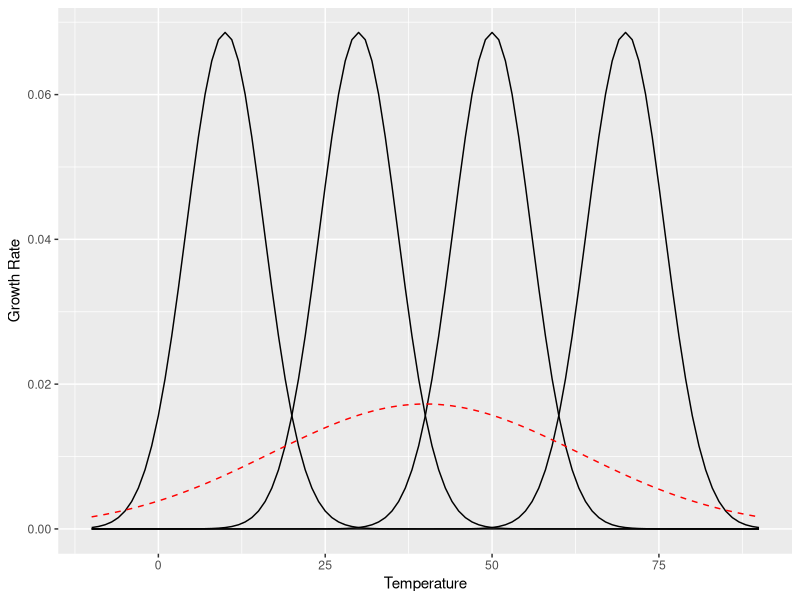
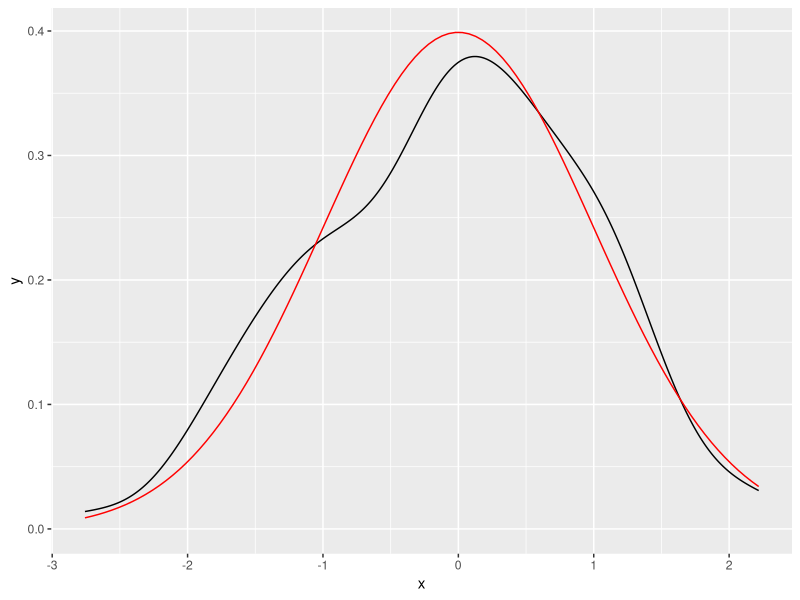
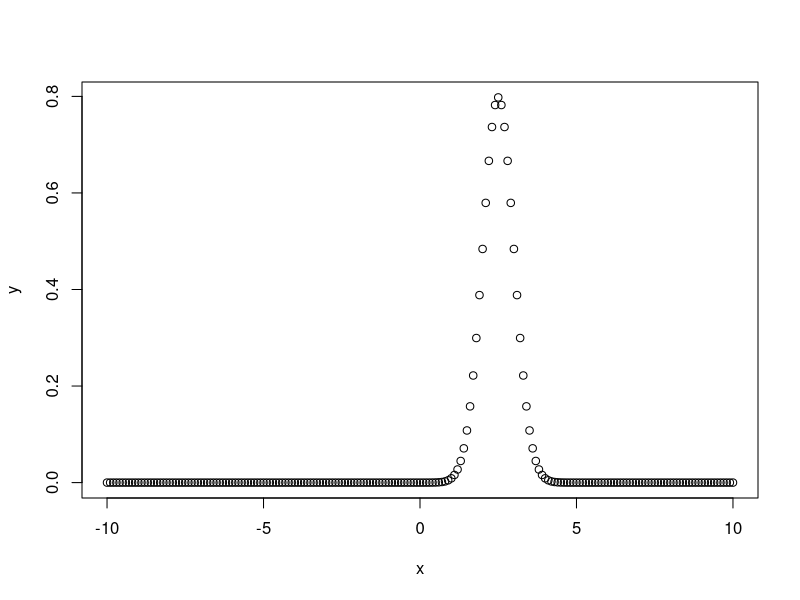
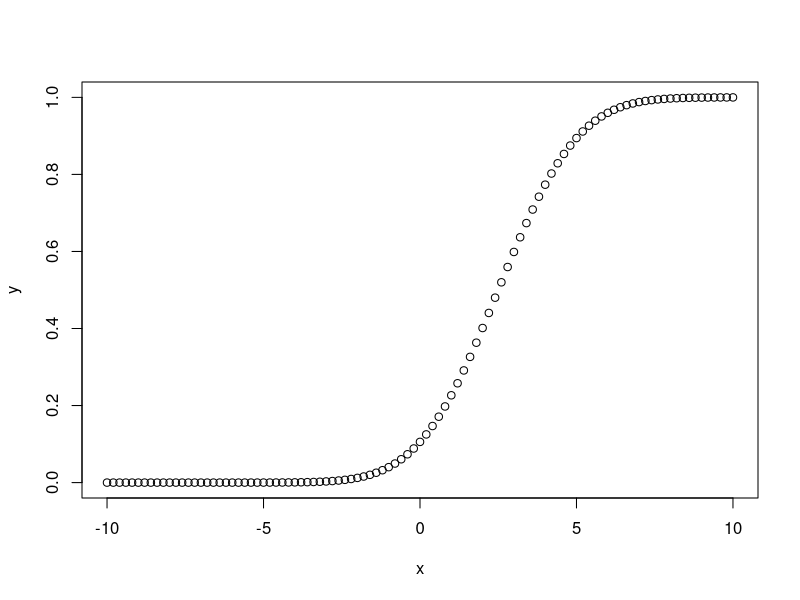
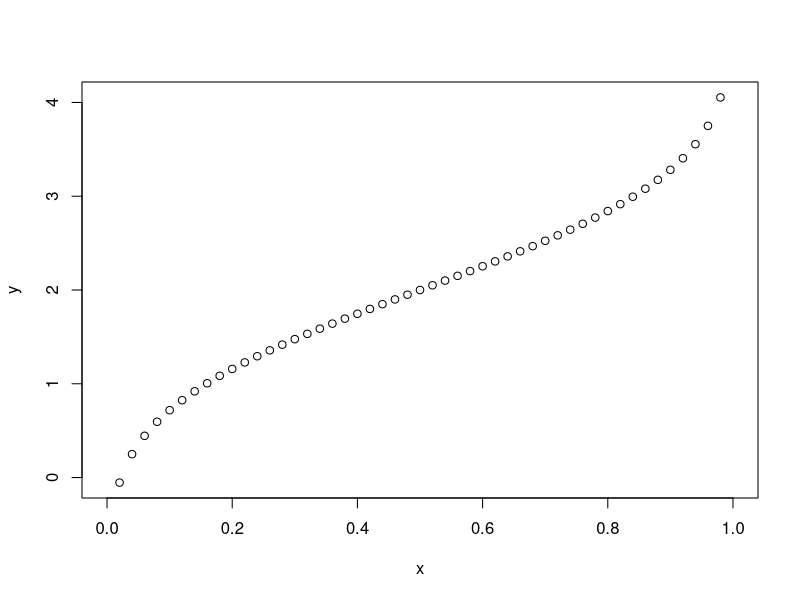
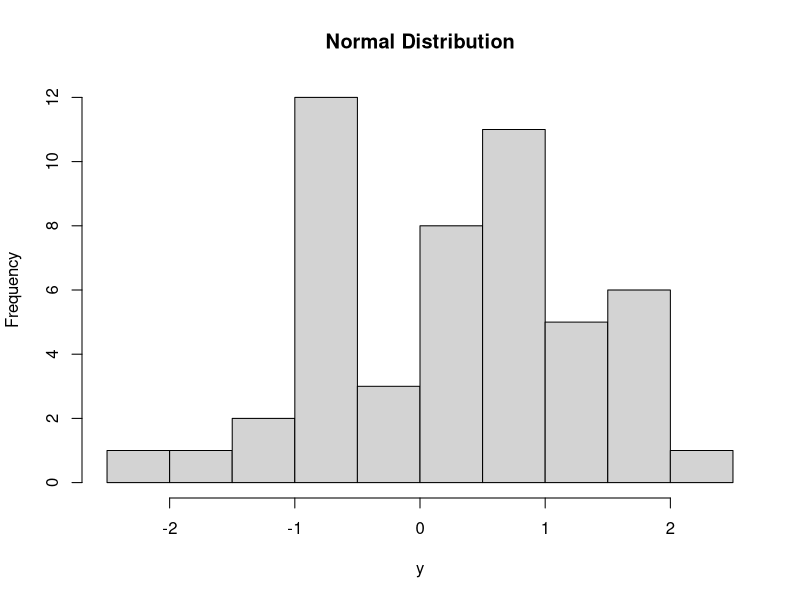
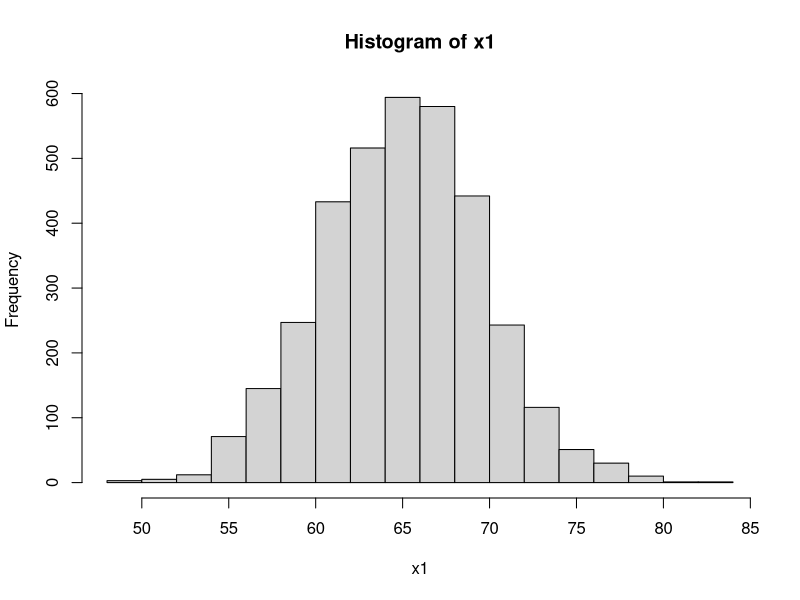
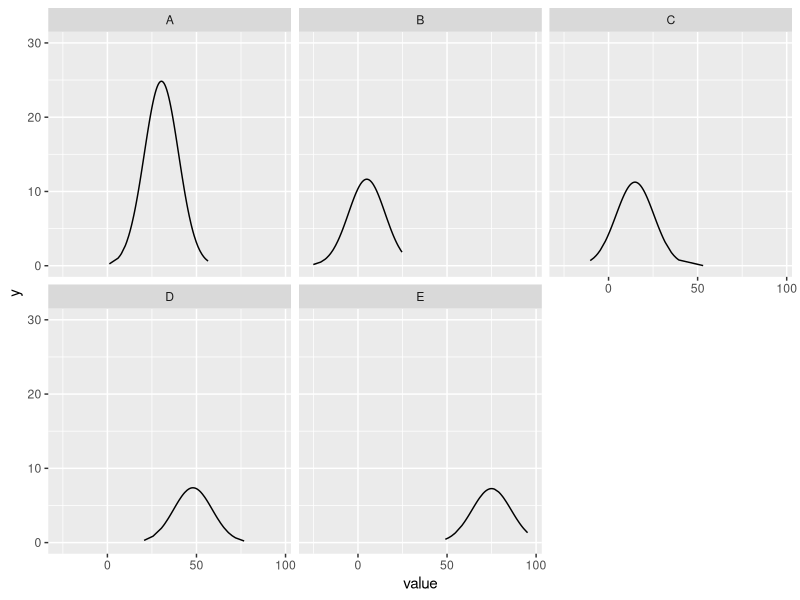

The R script that drew these images, in order:
library(ggplot2)
library(tidyverse)

a <- seq(0, 20, by = .1)
b <- seq(20, 40, by = .1)
c <- seq(40, 60, by = .1)
d <- seq(60, 80, by = .1)

overall_mean <- mean(c(a, b, c, d))
# pull this from real (fake for now) data
overall_sd <- sd(c(a, b, c, d))

p9_3 <- ggplot(data.frame(x = c(-10, 90)), aes(x = x)) +
  stat_function(fun = dnorm, args = list(mean(a), sd(a))) +
  stat_function(fun = dnorm, args = list(mean(b), sd(b))) +
  stat_function(fun = dnorm, args = list(mean(c), sd(c))) +
  stat_function(fun = dnorm, args = list(mean(d), sd(d))) +
  stat_function(fun = dnorm, args = list(overall_mean, overall_sd), colour = "red", linetype="dashed") +
  xlab("Temperature") +
  ylab("Growth Rate")
p9_3

# print ggplot2 data visualization cheat sheet
# stat_function is useful for overlaying functions
set.seed(1492)
ggplot(data.frame(x = rnorm(100)), aes(x)) +
  geom_density() +
  stat_function(fun = dnorm, colour = "red")




# dnorm - this function gives height of the probability distribution at each point for a given mean and standard deviation
x <- seq(-10, 10, by = .1)
y <- dnorm(x, mean = 2.5, sd = 0.5)
plot(x, y)

# pnorm - this function gives the probability of a normally distributed random number to be less than the value of a given number. It is also called "Cumulative Distribution Function"
x <- seq(-10, 10, by = 0.2)
y <- pnorm(x, mean = 2.5, sd = 2)
plot(x, y)


# qnorm - this function takes the probability value and gives a number whose cumulative value matches the probability value
x <- seq(0, 1, by = 0.02)
y <- qnorm(x, mean = 2, sd = 1)
plot(x, y)


# rnorm - this function is used to generate random numbers whose distribution is normal. It takes the sample size as input and generates that many random numbers. We draw a histogram to show the distribution of the generated numbers

# create a sample of 50 numbers which are normally distributed
y <- rnorm(50)

hist(y, main = "Normal Distribution")


x1 <- rnorm (3500, mean=65, sd=4.58)
hist(x1)


set.seed(1) # sets a seed of reproducible results. used to produce the same sample again and again
my_hist <- data.frame( # my_hist is a data frame with two columns, group as well as value. It has 700 rows
  group = c(rep("A", 300), rep("B",150), rep("C",150), rep("D",100),rep("E",100)),
  value = c(rnorm(300, 30, 10), # rnorm has n, number of observations, mean, and standard deviation. 200, 20, 5
            # standard deviation is a measure of how spread out numbers are
            # is the square root of the variance
            # the variance is the average of the squared differences from the mean
            # https://www.mathsisfun.com/data/standard-deviation.html
            rnorm(150,5,10),
            rnorm(150,15,10),
            rnorm(100,50,10),
            rnorm(100,75,10)))

# Set desired binwidth and number of non-missing obs
bw = 2
n_obs = sum(!is.na(my_hist$value))


my_hist %>% 
  group_by(group) %>%
  nest(value) %>% # nesting creates a list-column of data frames, unnesting flattens it back out into regular columns
# map() apply a function to each element of a vector. map() always returns a list
# tilde is used to separate the left- and right-hand sides in a model formula. Our formula here describes the dnorm being multiplied by the bin_width and the sum of all the non_missing observations
# dnorm takes a vector (.$value in this case), a mean, and standard deviation
  mutate(y = map(data, ~ dnorm(
    .$value, mean = mean(.$value), sd = sd(.$value)
  ) * bw * sum(!is.na(.$value)))) %>% 
  unnest(data,y) %>% 
  
  ggplot(aes(x = value)) +
  geom_histogram(data = my_hist, binwidth = bw, alpha = 0) +
  geom_line(aes(y = y), colour = "black") + 
  facet_wrap(~ group)

